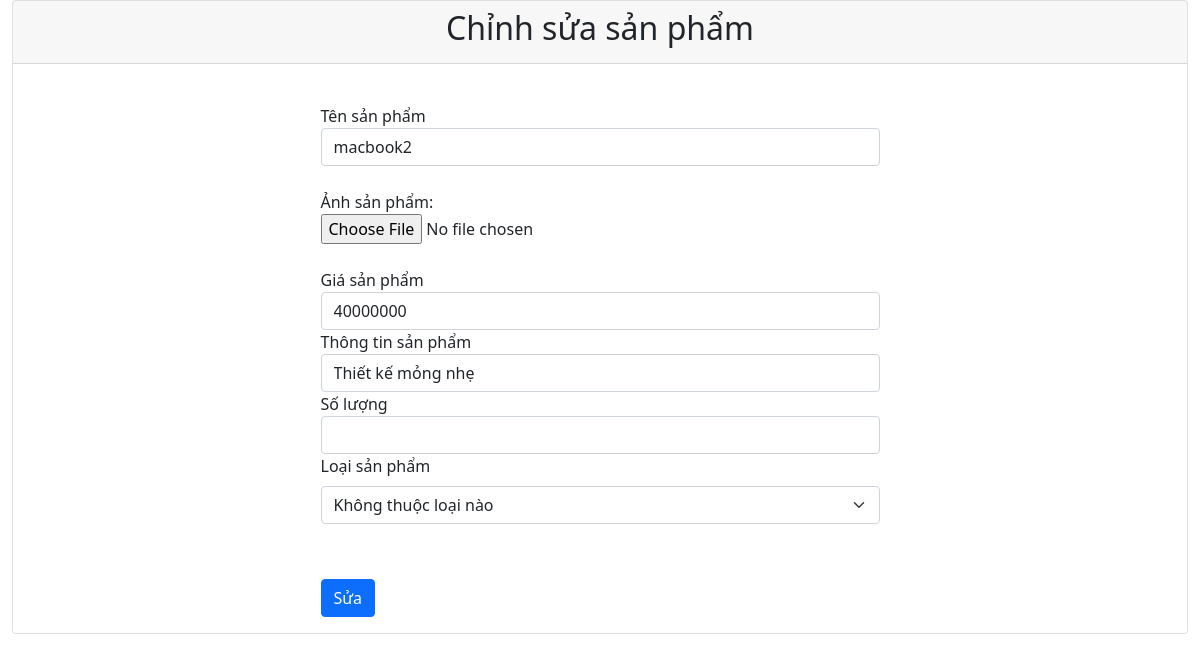
The app's page /admin/manage-items/update-items.php?id=4 (signed in) with its own data.
### tables this page shows
CREATE TABLE `sanpham` (
  `MaSP` int(11) NOT NULL,
  `TenSP` varchar(99) NOT NULL,
  `image` text NOT NULL,
  `ThongTinSP` varchar(500) NOT NULL,
  `GiaSP` int(11) NOT NULL,
  `LoaiSP` varchar(99) NOT NULL
);

### admin/manage-items/update-items.php (the view, shortened to what this page needs)
<!doctype html>
<html lang="en">
<head>
    <link href="https://cdn.jsdelivr.net/npm/bootstrap@5.0.2/dist/css/bootstrap.min.css" rel="stylesheet">
    <link rel="stylesheet" href="../css/style.css">
</head>
<body>
    <?php
    $id = $_GET['id'];
    $sql = "SELECT * FROM sanpham WHERE MaSP = $id";
    $res = mysqli_query($conn, $sql);
    if ($res) {
        $row = mysqli_fetch_assoc($res);
        $tensp = $row['TenSP'];
        $img = $row['image'];
        $thongtin = $row['ThongTinSP'];
        $gia = $row['GiaSP'];
        $soluong = $row['SoLuong'];
    }
    ?>
    <div class="container-fluid">
        <div class="card">
            <div class="card-header">
                <h2>Chỉnh sửa sản phẩm</h2>
            </div>
            <div class="card-body">
                <div class="row">
                    <div class="col-md-3"></div>
                    <div class="col-md-6">
                        <form action="process-update-items.php" method="POST">
                            <div class="form-group">
                            </div>
                            <div class="form-group">
                                <label for="exampleInputEmail1">Tên sản phẩm</label>
                                <input name="name" type="text" class="form-control" id="exampleInputName" value="<?php echo $tensp ?>">
                            </div><br>
                            <div class=" form-group">
                                <label for="">Ảnh sản phẩm: </label><br>
                                <input name="diachi" type="file" value="<?php echo $img ?>">
                            </div><br>
                            <div class=" form-group">
                                <label for="exampleInput">Giá sản phẩm</label>
                                <input name="gia" type="text" class="form-control" id="exampleInput" value="<?php echo $gia ?>">
                            </div>
                            <div class=" form-group">
                                <label for="exampleInput">Thông tin sản phẩm</label>
                                <input name="ttsp" type="text" class="form-control" id="exampleInput" value="<?php echo $thongtin ?>">
                            </div>
                            <div class=" form-group">
                                <label for="exampleInput">Số lượng</label>
                                <input name="sl" type="int" class="form-control" id="exampleInput" value="<?php echo $soluong ?>">
                            </div>
                            <div class=" mb-3">
                                <label class="form-label">Loại sản phẩm</label>
                                <select class="form-select" name="loaisp">
                                    <option value="NULL">Không thuộc loại nào</option>
                                </select>
                            </div><br>
                            <button name="btsua" type="submit" class="btn btn-primary" style="margin-top:15px">Sửa</button>
                        </form>
                    </div>
                </div>
            </div>
        </div>
    </div>
</body>
</html>

### css/style.css (style rules this page uses)
.card-header { text-align: center; }

### records on screen
sanpham: name "macbook2", gia "40000000", ttsp "Thiết kế mỏng nhẹ"
